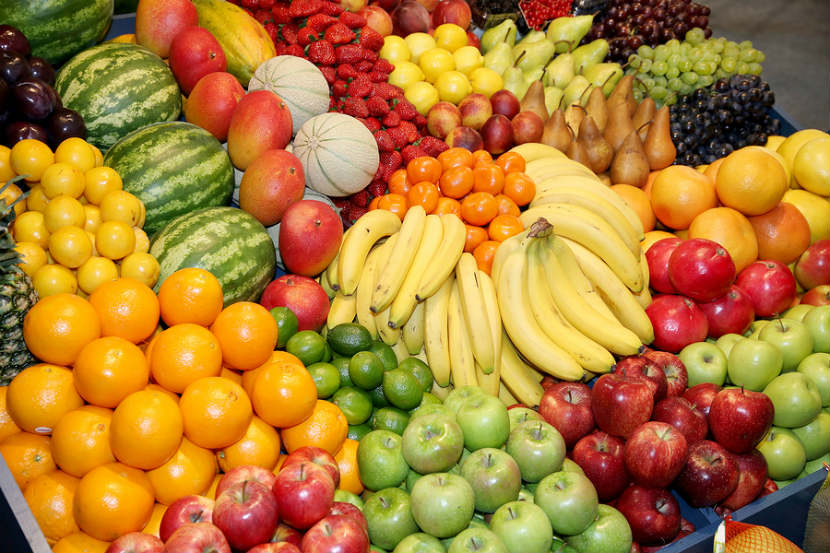
#> input picture lab5/fruit.jpg, 830 x 553 px, found by its file name
$ python lab5_1.py
#> lines starting #> are read from the running program, lines starting #| are printed output that depends on the picture
# -*- coding: utf-8 -*-
"""
Created on Sun Feb 28 15:03:50 2021

@author: sena
"""

import cv2
import numpy as np

image0 = cv2.imread('C:/Users/HP/Desktop/fruit.jpg')   #read the original image
#> image0 is the input picture: shape (553, 830, 3); mean B, G, R 51.3, 124.6, 174.8
image1 = cv2.cvtColor(image0, cv2.COLOR_RGB2GRAY)      #convert the color image to grayscale image
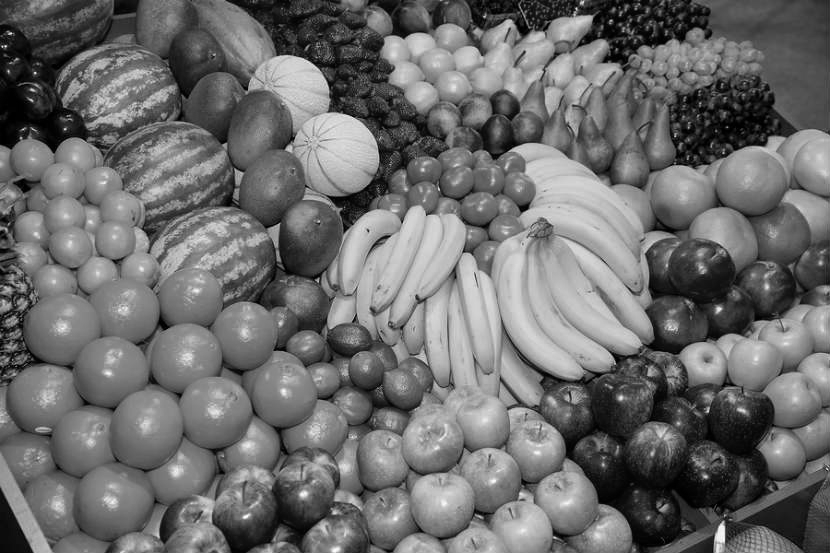
#> image1: shape (553, 830); min 0, max 254, mean 108.4

image=np.array (image1/255, dtype=float)               #convert the image into an array with values ranging from 0 to 1
mean=0                                                 # specify the mean and variance required
var= 0.002
noise=np.random.normal (mean, var ** 0.5, image.shape) # generate some random gaussian noise on normalized image
out=image + noise                                      # add the gaussian noise to the grayscale image
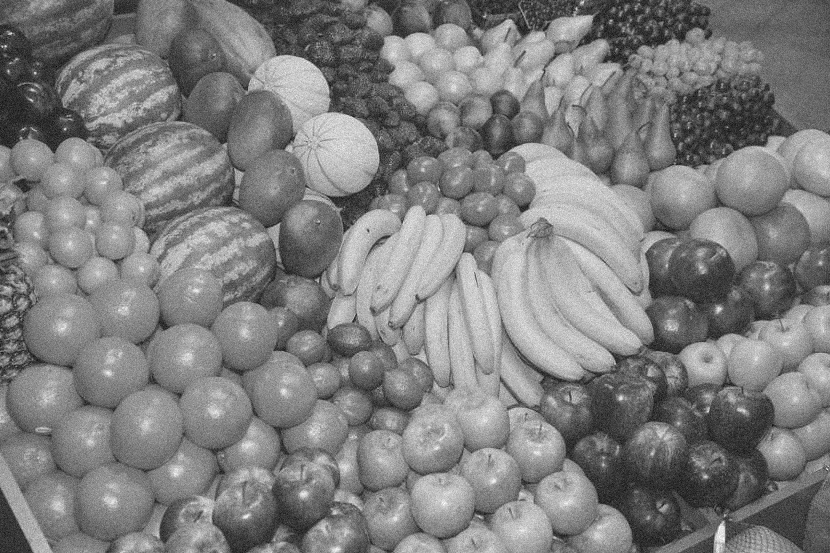
#> out: shape (553, 830) float64; min -0.217, max 1.07, mean 0.425; drawn with min black and max white
if out.min ()<0:                                       # the bounds for the image are 0 to 1. In case the minimum pixel value is less than 0, set the lower bound to -1
    low_clip=-1.
else:
    low_clip=0.
out=np.clip (out, low_clip, 1.0)                       # clip the image so that the intensity values lie within the given range
out=np.uint8 (out * 255)                               # convert the image back to it's original scale
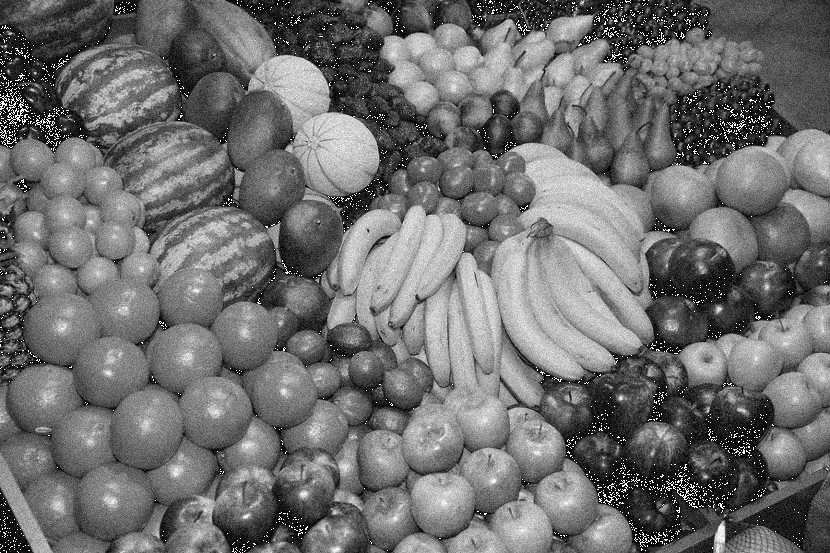
#> out: shape (553, 830); min 0, max 255, mean 110.8
avg = cv2.blur(out,(5,5))                              # apply the averaging filter with kernel size of 5
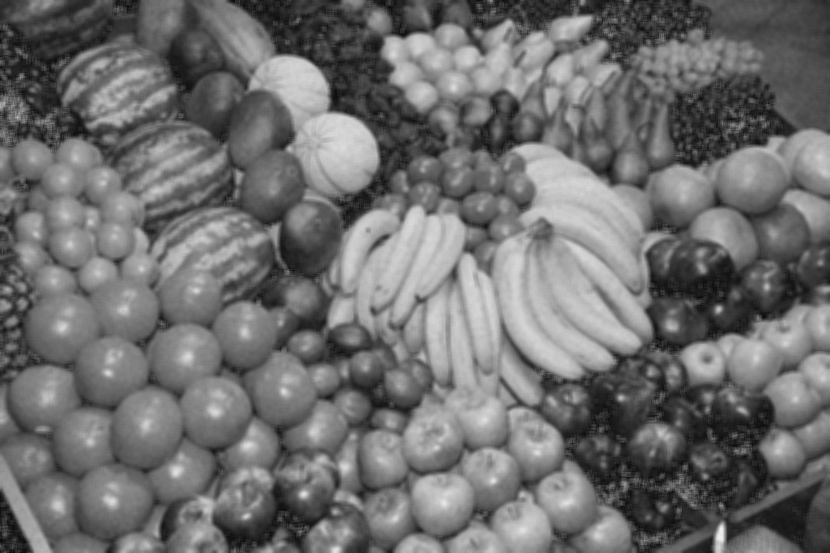
#> avg: shape (553, 830); min 9, max 240, mean 110.8
gaus = cv2.GaussianBlur(out,(5,5),0)                   # apply gaussian filter with kernel size of 5
med = cv2.medianBlur(out,5)                            # apply median filter with kernel size of 5
cv2.imshow('Original image',image0)                    # consequently display all the images
cv2.imshow('Gray image', image1)
cv2.imshow('Gaussian noise',out)
cv2.imshow('Averaging filter',avg)
cv2.imshow('Gaussian filter',gaus)
cv2.imshow('median filter',med)
cv2.waitKey()                                          #wait for specified time, if you press any key in that time, the program continues

$ run again, with lab5/low_cont.jpg copied over lab5/fruit.jpg
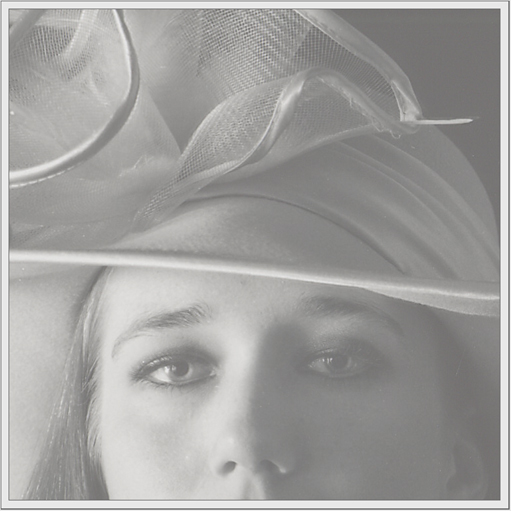
#> input picture lab5/low_cont.jpg, 511 x 511 px, found by its file name
#> image0 is the input picture: shape (511, 511, 3); mean B, G, R 158, 159.7, 160.6
#> `out=image + noise`:
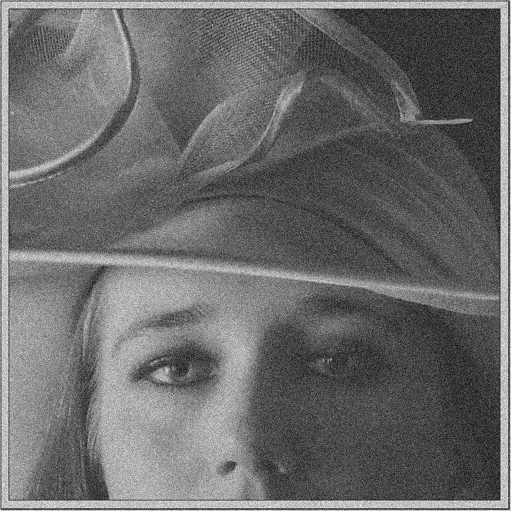
#> out: shape (511, 511) float64; min 0.276, max 1.11, mean 0.626; drawn with min black and max white
